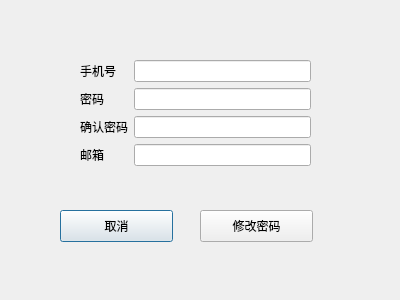
<?xml version="1.0" encoding="UTF-8"?>
<ui version="4.0">
 <class>Dialog</class>
 <widget class="QDialog" name="Dialog">
  <property name="geometry">
   <rect>
    <x>0</x>
    <y>0</y>
    <width>400</width>
    <height>300</height>
   </rect>
  </property>
  <property name="windowTitle">
   <string>忘记密码</string>
  </property>
  <widget class="QWidget" name="formLayoutWidget">
   <property name="geometry">
    <rect>
     <x>80</x>
     <y>60</y>
     <width>231</width>
     <height>116</height>
    </rect>
   </property>
   <layout class="QFormLayout" name="formLayout">
    <item row="0" column="0">
     <widget class="QLabel" name="label">
      <property name="text">
       <string>手机号</string>
      </property>
     </widget>
    </item>
    <item row="0" column="1">
     <widget class="QLineEdit" name="lineEdit"/>
    </item>
    <item row="1" column="0">
     <widget class="QLabel" name="label_2">
      <property name="text">
       <string>密码</string>
      </property>
     </widget>
    </item>
    <item row="1" column="1">
     <widget class="QLineEdit" name="lineEdit_2"/>
    </item>
    <item row="2" column="0">
     <widget class="QLabel" name="label_3">
      <property name="text">
       <string>确认密码</string>
      </property>
     </widget>
    </item>
    <item row="2" column="1">
     <widget class="QLineEdit" name="lineEdit_3"/>
    </item>
    <item row="3" column="0">
     <widget class="QLabel" name="label_4">
      <property name="text">
       <string>邮箱</string>
      </property>
     </widget>
    </item>
    <item row="3" column="1">
     <widget class="QLineEdit" name="lineEdit_4"/>
    </item>
   </layout>
  </widget>
  <widget class="QPushButton" name="forget_password_cancel">
   <property name="geometry">
    <rect>
     <x>60</x>
     <y>210</y>
     <width>113</width>
     <height>32</height>
    </rect>
   </property>
   <property name="text">
    <string>取消</string>
   </property>
  </widget>
  <widget class="QPushButton" name="modify_password">
   <property name="geometry">
    <rect>
     <x>200</x>
     <y>210</y>
     <width>113</width>
     <height>32</height>
    </rect>
   </property>
   <property name="text">
    <string>修改密码</string>
   </property>
   <property name="autoDefault">
    <bool>false</bool>
   </property>
  </widget>
 </widget>
 <resources/>
 <connections/>
</ui>
